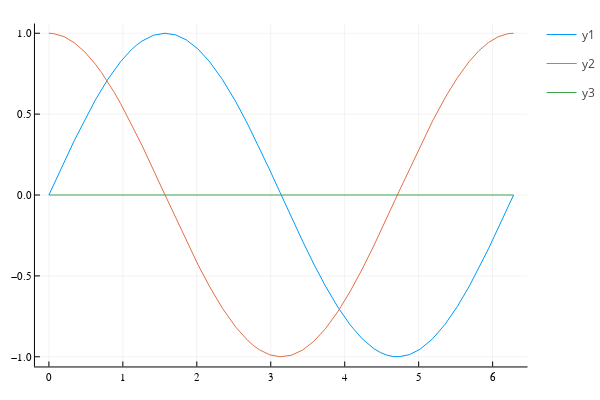

Notebook cell for this chart:
### Markdown cell above
More than one function can be plotted on a graph. The `plot!` function makes this easy: make the first plot with `plot` and any additional ones with `plot!`. For example:

### Code cell
plot(sin, 0, 2pi)
plot!(cos)
plot!(zero)

### Figure 1 — Plotly figure (JSON) as saved in the notebook; plotly's stock layout.template omitted (floating-point values rounded to 4 significant figures)
{"data": [{"colorbar": {"title": ""}, "legendgroup": "y1", "line": {"color": "rgba(0, 154, 250, 1.000)", "dash": "solid", "shape": "linear", "width": 1}, "mode": "lines", "name": "y1", "showlegend": true, "type": "scatter", "x": [0, 0.03068, 0.06136, 0.345, 0.6287, 0.7992, 0.9697, 1.042, 1.114, 1.186, 1.258, 1.415, 1.571, 1.715, 1.86, 2.015, 2.169, 2.349, 2.528, 2.687, 2.847, 2.986, 3.126, 3.278, 3.431, 3.584, 3.737, 3.907, 4.076, 4.237, 4.399, 4.482, 4.566, 4.65, 4.734, 4.875, 5.016, 5.188, 5.361, 5.523, 5.684, 5.944, 6.203, 6.243, 6.283], "xaxis": "x", "y": [0, 0.03068, 0.06132, 0.3382, 0.5881, 0.7168, 0.8247, 0.8633, 0.8974, 0.9268, 0.9515, 0.9878, 1.0, 0.9896, 0.9585, 0.9031, 0.8262, 0.7124, 0.5759, 0.4388, 0.2907, 0.1546, 0.0155, -0.1364, -0.2852, -0.4281, -0.5611, -0.6926, -0.8043, -0.8893, -0.9512, -0.9737, -0.9893, -0.9981, -0.9998, -0.9868, -0.9543, -0.8889, -0.7972, -0.6894, -0.5636, -0.3328, -0.07977, -0.03992, -2.449e-16], "yaxis": "y", "zmax": null, "zmin": null}, {"colorbar": {"title": ""}, "legendgroup": "y2", "line": {"color": "rgba(227, 111, 71, 1.000)", "dash": "solid", "shape": "linear", "width": 1}, "mode": "lines", "name": "y2", "showlegend": true, "type": "scatter", "x": [0, 0.01534, 0.03068, 0.04602, 0.06136, 0.2032, 0.345, 0.4869, 0.6287, 0.714, 0.7992, 0.8844, 0.9697, 1.114, 1.258, 1.571, 1.86, 2.015, 2.169, 2.349, 2.528, 2.608, 2.687, 2.767, 2.847, 2.986, 3.126, 3.278, 3.431, 3.584, 3.737, 3.907, 4.076, 4.237, 4.399, 4.734, 5.016, 5.188, 5.361, 5.523, 5.684, 5.814, 5.944, 6.074, 6.203, 6.223, 6.243, 6.263, 6.283], "xaxis": "x", "y": [1, 0.9999, 0.9995, 0.9989, 0.9981, 0.9794, 0.9411, 0.8838, 0.8088, 0.7558, 0.6973, 0.6337, 0.5656, 0.4412, 0.3077, -0.0003265, -0.285, -0.4294, -0.5634, -0.7017, -0.8176, -0.8608, -0.8986, -0.9306, -0.9568, -0.988, -0.9999, -0.9907, -0.9585, -0.9037, -0.8278, -0.7213, -0.5942, -0.4574, -0.3087, 0.02142, 0.299, 0.4581, 0.6037, 0.7244, 0.826, 0.892, 0.943, 0.9781, 0.9968, 0.9982, 0.9992, 0.9998, 1], "yaxis": "y", "zmax": null, "zmin": null}, {"colorbar": {"title": ""}, "legendgroup": "y3", "line": {"color": "rgba(62, 164, 78, 1.000)", "dash": "solid", "shape": "linear", "width": 1}, "mode": "lines", "name": "y3", "showlegend": true, "type": "scatter", "x": [0, 0.06136, 0.6287, 0.9697, 1.258, 1.571, 1.86, 2.169, 2.528, 2.847, 3.126, 3.431, 3.737, 4.076, 4.399, 4.734, 5.016, 5.361, 5.684, 6.203, 6.283], "xaxis": "x", "y": [0, 0, 0, 0, 0, 0, 0, 0, 0, 0, 0, 0, 0, 0, 0, 0, 0, 0, 0, 0, 0], "yaxis": "y", "zmax": null, "zmin": null}], "layout": {"annotations": [], "height": 400, "legend_position": {"bgcolor": "rgba(255, 255, 255, 1.000)", "bordercolor": "rgba(0, 0, 0, 1.000)", "borderwidth": 1, "font": {"color": "rgba(0, 0, 0, 1.000)", "family": "sans-serif", "size": 11}, "title": {"font": {"color": "rgba(0, 0, 0, 1.000)", "family": "sans-serif", "size": 15}, "text": ""}, "tracegroupgap": 0, "traceorder": "normal", "x": 1, "xanchor": "auto", "y": 1, "yanchor": "auto"}, "margin": {"b": 20, "l": 0, "r": 0, "t": 20}, "paper_bgcolor": "rgba(255, 255, 255, 1.000)", "plot_bgcolor": "rgba(255, 255, 255, 1.000)", "showlegend": true, "width": 600, "xaxis": {"anchor": "y", "domain": [0.06582, 0.9934], "gridcolor": "rgba(0, 0, 0, 0.100)", "gridwidth": 0.5, "linecolor": "rgba(0, 0, 0, 1.000)", "mirror": false, "range": [-0.1885, 6.472], "showgrid": true, "showline": true, "showticklabels": true, "tickangle": 0, "tickcolor": "rgb(0, 0, 0)", "tickfont": {"color": "rgba(0, 0, 0, 1.000)", "family": "sans-serif", "size": 11}, "tickmode": "array", "ticks": "inside", "ticktext": ["0", "1", "2", "3", "4", "5", "6"], "tickvals": [0, 1, 2, 3, 4, 5, 6], "title": "", "titlefont": {"color": "rgba(0, 0, 0, 1.000)", "family": "sans-serif", "size": 15}, "type": "-", "visible": true, "zeroline": false, "zerolinecolor": "rgba(0, 0, 0, 1.000)"}, "yaxis": {"anchor": "x", "domain": [0.03762, 0.9902], "gridcolor": "rgba(0, 0, 0, 0.100)", "gridwidth": 0.5, "linecolor": "rgba(0, 0, 0, 1.000)", "mirror": false, "range": [-1.06, 1.06], "showgrid": true, "showline": true, "showticklabels": true, "tickangle": 0, "tickcolor": "rgb(0, 0, 0)", "tickfont": {"color": "rgba(0, 0, 0, 1.000)", "family": "sans-serif", "size": 11}, "tickmode": "array", "ticks": "inside", "ticktext": ["−1.0", "−0.5", "0.0", "0.5", "1.0"], "tickvals": [-1, -0.5, 0, 0.5, 1], "title": "", "titlefont": {"color": "rgba(0, 0, 0, 1.000)", "family": "sans-serif", "size": 15}, "type": "-", "visible": true, "zeroline": false, "zerolinecolor": "rgba(0, 0, 0, 1.000)"}}}
